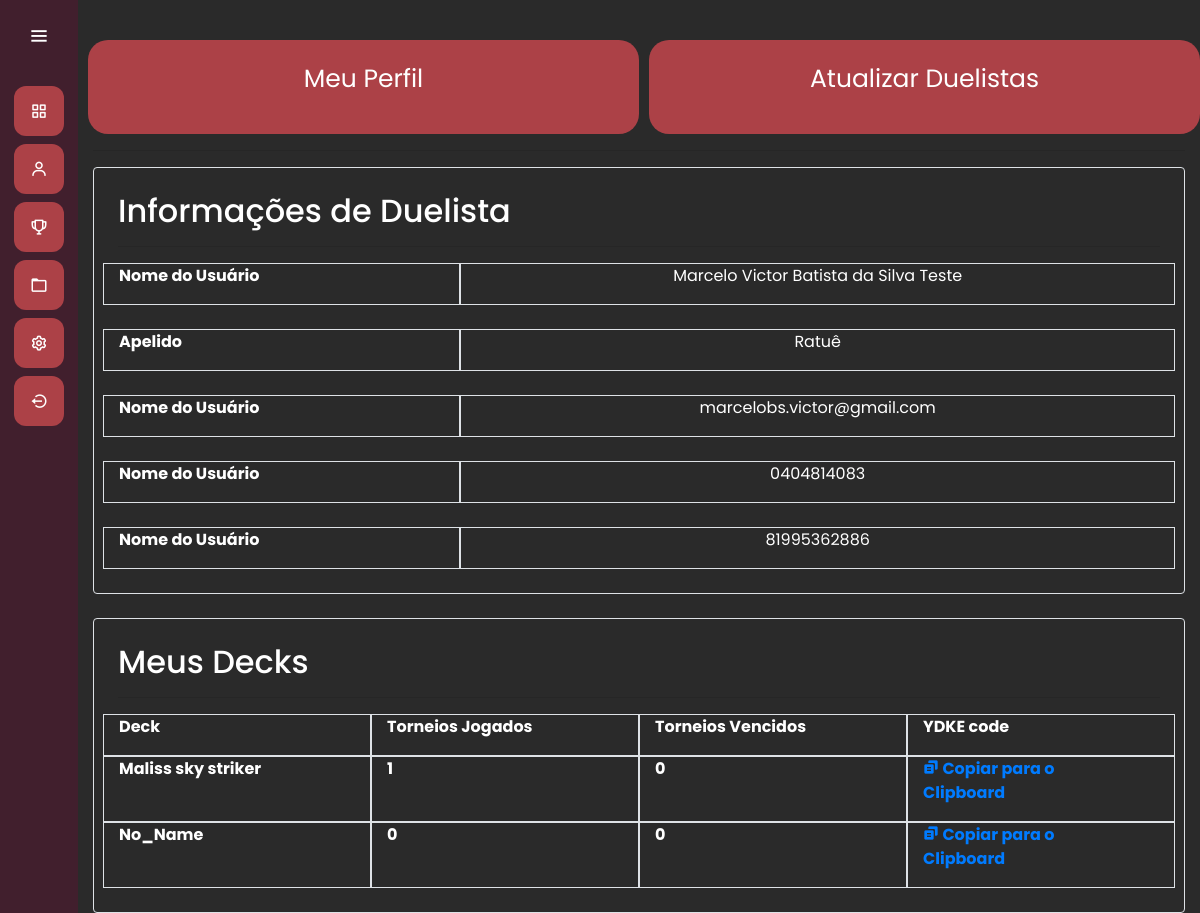
The page /usuarios/meu_perfil/ (signed in) on the database its author committed.
### duelists/models.py (models this page shows, shortened)
class Duelist(models.Model):
    name = models.CharField(max_length=50)
    nickname = models.CharField(max_length=50, default="No Nickname")
    email = models.CharField(max_length=50)
    cossyId = models.CharField(max_length=12)
    victories = models.IntegerField(default=0)
    defeates = models.IntegerField(default=0)
    contact_number = models.CharField(max_length=15)
    points = models.IntegerField(default=0)

class Deck(models.Model):
    deck = models.CharField(max_length=50)
    ydkcode = models.CharField(max_length=300)
    year = models.IntegerField()
    owner = models.ForeignKey(Duelist, on_delete=models.CASCADE)
    tournament_played = models.IntegerField(default=0)
    tournament_won = models.IntegerField(default=0)

### usuarios/views.py (the view)
# urls.py: path('meu_perfil/', views.meu_perfil, name = 'meu_perfil'),
def meu_perfil(request):
    if request.user.is_authenticated:
        user = request.user
        email = user.email
        duelist = Duelist.objects.filter(email=email)
        if duelist.exists():
            decks =  Deck.objects.filter(owner=duelist[0])
            decks_Json = json.loads(serializers.serialize("json", decks))
            decks_Json = [{'id':deck['pk'], 'fields':deck['fields']} for deck in decks_Json]
            duelist = duelist.first()
            return render(request, 'meu_perfil.html', {'duelist': duelist, 'decks': decks_Json,})
        else:
            duelist = Duelist(name= "",  email=email)
            duelist.save()
            return render(request, 'meu_perfil.html' , {'duelist': duelist, 'decks': []})

### usuarios/templates/meu_perfil.html (shortened to what this page needs)
{% extends "base.html" %}
{% load static %}
{% block 'head' %}
<link rel="stylesheet" href="{% static 'duelists/css/duelists.css' %}">
{% endblock %}
{% block 'dashboard' %}
<div class="container">
   <div class="row">
      <div onclick="show_form('1')" class="col-md card-dashboard">
         <p class="text-card">Meu Perfil</p>
      </div>
      <div onclick="show_form('2')" class="col-md card-dashboard">
         <p class="text-card">Atualizar Duelistas</p>
      </div>
   </div>
   <hr>
   <div id="show-duelist" style= "border-width:5px" class="show-duelist border  rounded  p-4">
   {% if not duelist == None %}
      <h2> Informações de Duelista</h2>
      <hr>
      <div class="row">
         <div class="col-4 border" style="border-width: 5px;">
            <p style="font-weight: bold; margin-right: 20px; vertical-align: middle;">Nome do Usuário</p>
         </div>
         <div class="col-8 border" style="border-width: 5px;">
            <p style="text-align: center; vertical-align: middle;">{{ duelist.name }}</p>
         </div>
      </div>
      <br>
      <div class="row">
         <div class="col-4 border" style="border-width: 5px;">
            <p style="font-weight: bold; margin-right: 20px; vertical-align: middle;">Apelido</p>
         </div>
         <div class="col-8 border" style="border-width: 5px;">
            <p style="text-align: center; vertical-align: middle;">{{ duelist.nickname }}</p>
         </div>
      </div>
      <br>
      <div class="row">
         <div class="col-4 border" style="border-width: 5px;">
            <p style="font-weight: bold; margin-right: 20px; vertical-align: middle;">Nome do Usuário</p>
         </div>
         <br>
         <div class="col-8 border" style="border-width: 5px;">
            <p style="text-align: center; vertical-align: middle;">{{ duelist.email }}</p>
         </div>
      </div>
      <br>
      <div class="row">
         <div class="col-4 border" style="border-width: 5px;">
            <p style="font-weight: bold; margin-right: 20px; vertical-align: middle;">Nome do Usuário</p>
         </div>
         <div class="col-8 border" style="border-width: 5px;">
            <p style="text-align: center; vertical-align: middle;">{{ duelist.cossyId }}</p>
         </div>
      </div>
      <br>
      <div class="row">
         <div class="col-4 border" style="border-width: 5px;">
            <p style="font-weight: bold; margin-right: 20px; vertical-align: middle;">Nome do Usuário</p>
         </div>
         <div class="col-8 border" style="border-width: 5px;">
            <p style="text-align: center; vertical-align: middle;">{{ duelist.contact_number }}</p>
         </div>
      </div>
    {% endif %}
    </div>
   <br>
   <div id="show-deck" style= "border-width:5px" class="show-duelist border  rounded  p-4">
    {% if not duelist == None%}
      <h2> Meus Decks</h2>
      <hr>
      <div class="row">
         <div class="col-3 border" style="border-width: 5px;">
            <p style="font-weight: bold; margin-right: 20px; vertical-align: middle;">Deck</p>
         </div>
         <div class="col-3 border" style="border-width: 5px;">
            <p style="font-weight: bold; margin-right: 20px; vertical-align: middle;">Torneios Jogados</p>
         </div>
         <div class="col-3 border" style="border-width: 5px;">
            <p style="font-weight: bold; margin-right: 20px; vertical-align: middle;">Torneios Vencidos</p>
         </div>
         <div class="col-3 border" style="border-width: 5px;">
            <p style="font-weight: bold; margin-right: 20px; vertical-align: middle;">YDKE code</p>
         </div>
      </div>
      {% for deck in decks%}
      <div class="row">
         <div class="col-3 border" style="border-width: 5px;">
            <p style="font-weight: bold; margin-right: 20px; vertical-align: middle;">{{deck.fields.deck}}</p>
         </div>
         <div class="col-3 border" style="border-width: 5px;">
            <p style="font-weight: bold; margin-right: 20px; vertical-align: middle;">{{deck.fields.tournament_played}}</p>
         </div>
         <div class="col-3 border" style="border-width: 5px;">
            <p style="font-weight: bold; margin-right: 20px; vertical-align: middle;">{{deck.fields.tournament_won  }}</p>
         </div>
         <div class="col-3 border" style="border-width: 5px;">
            <p style="font-weight: bold; margin-right: 20px; vertical-align: middle;">
               <a href="#" onclick="copyToClipboard(event, '{{deck.fields.ydkcode}}'), alert('Texto copiado para o clipboard!')">
               <i class='bx bxs-copy-alt'></i>
               <span class="links_name">Copiar para o Clipboard</span>
               </a>
            </p>
         </div>
      </div>
      {% endfor%}
   {%endif%}
    </div>
</div>
{% endblock %}

### templates/static/general/css/base.css (style rules this page uses)
* { margin: 0; padding: 0; box-sizing: border-box; font-family: "Poppins" , sans-serif; }

### templates/static/general/css/general.css (style rules this page uses)
:root { --main-color: #ac4147; --dark-color: #411f2d; --light-color: #ffc27f; --contrast-color: #f88863; --differential-color: #ffe29a; }

### templates/static/duelists/css/duelists.css (style rules this page uses)
.card-dashboard { background-color: var(--main-color); width: 50%; margin-left: 10px; margin-top: 40px; text-align: center; padding: 20px; cursor: pointer; border-radius: 20px; }
.text-card { font-size: 25px; }

### rows shown on the page
Duelist: name "Marcelo Victor Batista da Silva Teste", nickname "Ratuê", email "marcelobs.victor@gmail.com", cossyId "0404814083", contact_number "81995362886"
Deck: fields.deck "Maliss sky striker", fields.tournament_played "1", fields.tournament_won "0"
Deck: fields.deck "No_Name", fields.tournament_played "0", fields.tournament_won "0"
